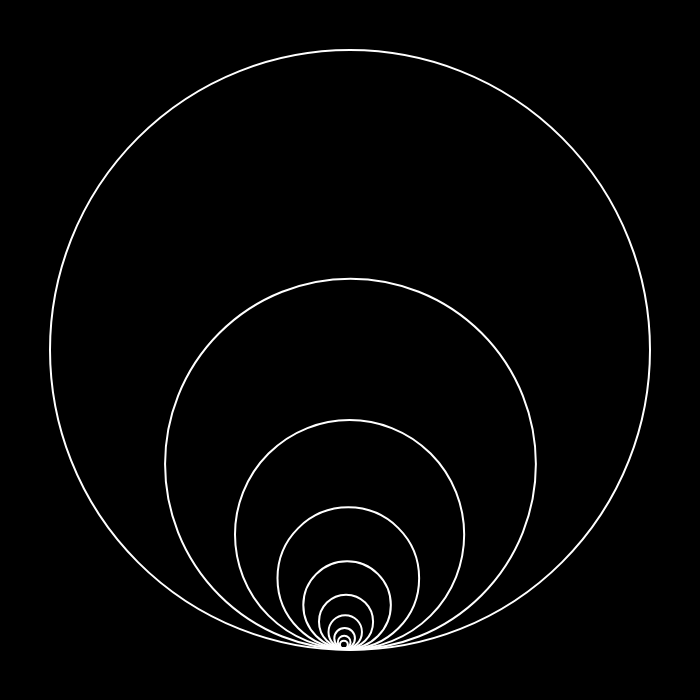
Frame 1 (no input)
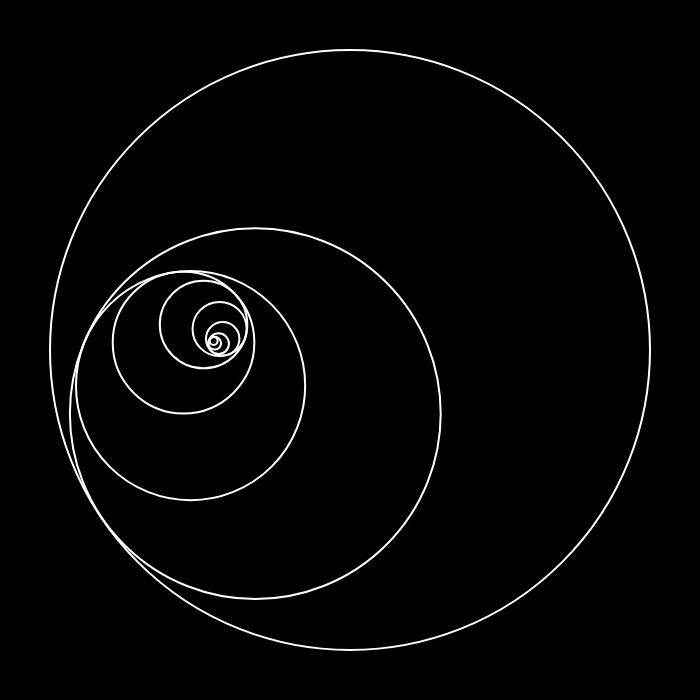
Frame 60 (no input)
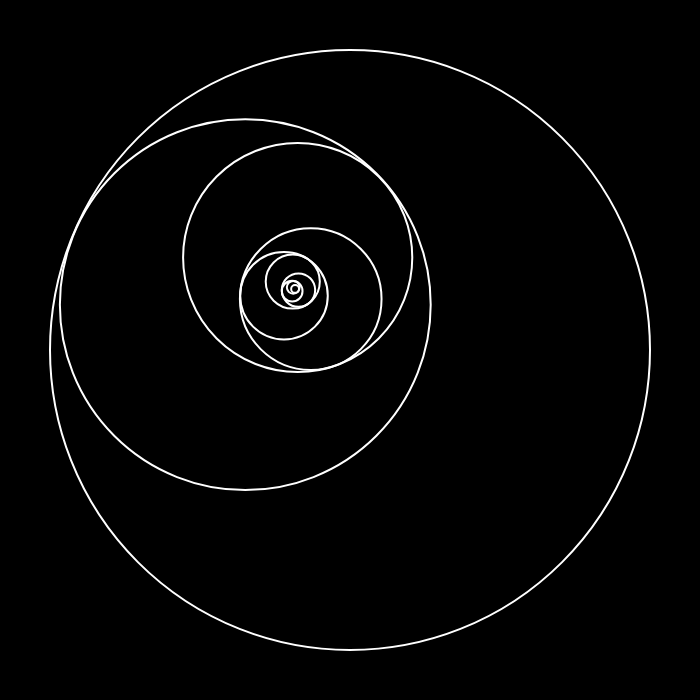
Frame 120 (the mouse pressed at the canvas centre since frame 60)

The p5.js sketch that drew these frames (run headless with seeded random() and noise() and a simulated clock; from frame 60 on, the mouse is pressed at the canvas centre):

// p5.js sketch
// ── sketch.js
// Based on this animation : 
// https://www.reddit.com/r/educationalgifs/comments/awjcez/the_golden_ratio/

const width = 700;
const height = width;
const firstCircleDiametre = 600;
const phi = (1 + Math.sqrt(5)) / 2;
const nbCircles = 10;
const speed = 1000;

function setup() {
  createCanvas(width, height);
  noFill();
  strokeWeight(2);
  stroke(255);
}

function draw() {
  background(0);

  // First Circle
  circle(width / 2, height / 2, firstCircleDiametre);
  let diametre = firstCircleDiametre;

  // Draw other circles
  for (i = 1; i < nbCircles; i++) {
    diametre = diametre / phi;
    let xspeed = speed / i
    translate(p5.Vector.fromAngle((millis() / xspeed) + 1.55, diametre / 3.25));
    circle(width / 2, height / 2, diametre);
  }
  
  // if(frameCount >=377) noLoop(); 
}
